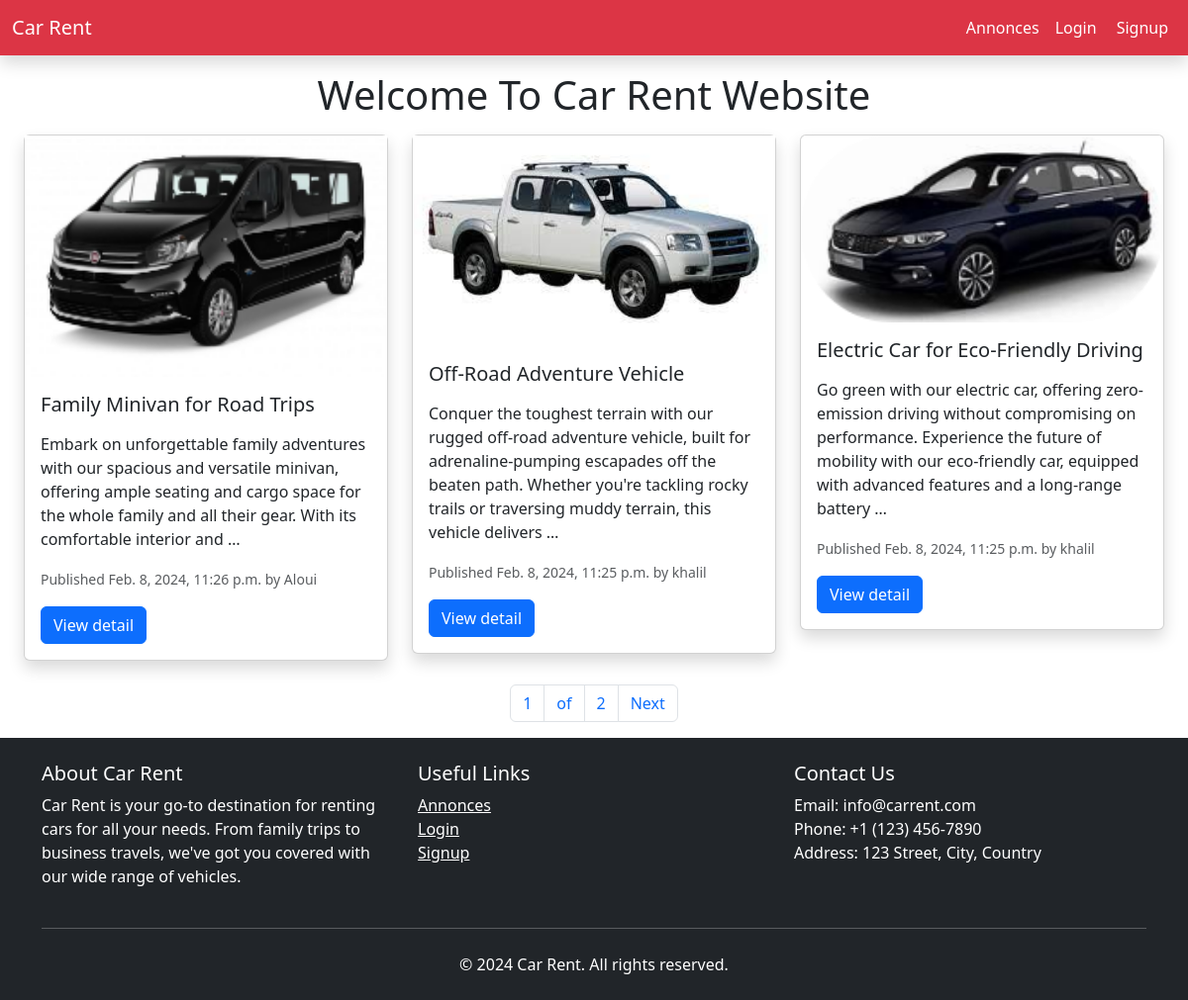
The page / on the database its author committed.
### blog/models.py (models this page shows, shortened)
class Post(models.Model):
    class Status(models.TextChoices):
        DRAFT = 'DF','Draft'
        PUBLISHED = 'PB','Published'
    title = models.CharField(max_length=250)
    slug = models.SlugField(max_length=250,unique_for_date='publish')
    body = models.TextField()
    picture = models.ImageField(upload_to='pictures/%Y/%m/%d',null=True,blank=True)
    publish = models.DateTimeField(default=timezone.now)
    created = models.DateTimeField(auto_now_add=True)
    updated = models.DateTimeField(auto_now=True)
    status = models.CharField(max_length=2,choices=Status.choices,default=Status.DRAFT)
    author = models.ForeignKey(User,on_delete = models.CASCADE,
                               related_name='blog_posts')
    objects = models.Manager()
    published = PublishedManager()
    class Meta:
        ordering = ['-publish']
        indexes = [
            models.Index(fields=['-publish']),
        ]
    def get_absolute_url(self):
       return reverse('blog:post_detail',
                      args=[self.publish.year,
                            self.publish.month,
                        self.publish.day,
                            self.slug])

### accounts/models.py (models this page shows)
class User(AbstractUser):
    ROLES=(
        ('user','user'),
        ('moderator','moderator'),
        ('admin','admin')
    )
    email=models.EmailField(unique=True)
    role=models.CharField(max_length=30,choices=ROLES,default='user')
    description=models.TextField(blank=True,default='')

### blog/views.py (the view)
# urls.py: path('',views.post_list, name='list'),
def post_list(request):
    post_list=Post.published.all()
    paginator = Paginator(post_list,3)
    page_number = request.GET.get('page',1)
    try:
        posts=paginator.page(page_number)
    except PageNotAnInteger:
        posts = paginator.page(1)
    except EmptyPage:
        posts = paginator.page(paginator.num_pages)
    return render (request,'blog/post/list.html',{'posts':posts})

### blog/models.py (called while the page is built)
    def get_queryset(self):
        return super().get_queryset()\
                      .filter(status=Post.Status.PUBLISHED)

### blog/templates/blog/post/list.html (shortened to what this page needs)
{% extends "blog/base.html" %}
{% block content %}
<div class="container-fluid">
    <h1 class="text-center mt-3 mb-3">Welcome To Car Rent Website</h1>
    <div class="row">
        {% for post in posts %}
        <div class="col-lg-4">
            <div class="card shadow">
                {% if post.picture %}
                <img src="{{ post.picture.url }}" alt="Post Image"/>
                {% endif %}
                <div class="card-body">
                    <h5 class="card-title">{{ post.title }}</h5>
                    <p class="card-text">{{ post.body|truncatewords:30|linebreaks }}</p>
                    <p class="card-text"><small class="text-body-secondary">Published {{ post.publish }} by {{ post.author }}</small></p>
                    <a href="{{ post.get_absolute_url }}" class="btn btn-primary">View detail</a>
                </div>
            </div>
        </div>
        {% endfor %}
    </div>
</div>
{% include "pagination.html" with page=posts%}
{% endblock %}

### blog/templates/blog/base.html (shortened to what this page needs)
<!doctype html>
<html lang="en">
  <head>
    <link href="https://cdn.jsdelivr.net/npm/bootstrap@5.3.2/dist/css/bootstrap.min.css" rel="stylesheet">
  </head>
  <body class="d-flex flex-column min-vh-100">
    <nav class="navbar navbar-expand-lg bg-danger  shadow" >
      <div class="container-fluid">
        <a class="navbar-brand text-white" href="{% url 'blog:list' %}">Car Rent</a>
        <div class="collapse navbar-collapse justify-content-end" id="navbarNav">
          <ul class="navbar-nav">
            <li class="nav-item">
              <a class="nav-link text-white" href="{% url 'blog:list' %}">Annonces</a>
           </li>
            <li class="nav-item me-1">
              <a class="nav-link text-white" href="{% url 'login' %}">Login</a>
            </li>
            <li class="nav-item">
              <a class="nav-link text-white" href="{% url 'accounts:signup' %}">Signup</a>
            </li>
          </ul>
        </div>
      </div>
    </nav>
    <div class="container-fluid flex-grow-1">
    {% block content %}{% endblock %}
    </div>
    <footer class="bg-dark text-white py-4">
      <div class="container">
          <div class="row">
              <div class="col-lg-4 mb-3 mb-lg-0">
                  <h5>About Car Rent</h5>
                  <p>Car Rent is your go-to destination for renting cars for all your needs. From family trips to business travels, we've got you covered with our wide range of vehicles.</p>
              </div>
              <div class="col-lg-4 mb-3 mb-lg-0">
                  <h5>Useful Links</h5>
                  <ul class="list-unstyled">
                      <li><a href="{% url 'blog:list' %}" class="text-white">Annonces</a></li>
                      <li><a href="{% url 'login' %}" class="text-white">Login</a></li>
                      <li><a href="{% url 'accounts:signup' %}" class="text-white">Signup</a></li>
                  </ul>
              </div>
              <div class="col-lg-4">
                  <h5>Contact Us</h5>
                  <ul class="list-unstyled">
                      <li>Email: info@carrent.com</li>
                      <li>Phone: +1 (123) 456-7890</li>
                      <li>Address: 123 Street, City, Country</li>
                  </ul>
              </div>
          </div>
          <hr class="my-4">
          <p class="text-center mb-0">&copy; 2024 Car Rent. All rights reserved.</p>
      </div>
  </footer>
  </body>
</html>

### blog/templates/pagination.html (shortened to what this page needs)
<nav aria-label="Page navigation example">
    <ul class="pagination justify-content-center mt-4">
      <li class="page-item"><a class="page-link" href="#">{{ page.number }}</a></li>
      <li class="page-item"><a class="page-link" href="#">of</a></li>
      <li class="page-item"><a class="page-link" href="#">{{ page.paginator.num_pages }}</a></li>
      {% if page.has_next %}
      <li class="page-item"><a class="page-link" href="?page={{ page.next_page_number }}">Next</a></li>
      {% endif %}
    </ul>
  </nav>

### rows shown on the page
Post: picture (picture), title "Family Minivan for Road Trips", body "Embark on unforgettable family adventures with our spacious and versatile minivan, offering ample seating and cargo space for the whole family and all their gear. With its comfortable interior and …", publish "Feb. 8, 2024, 11:26 p.m.", author "Aloui"
Post: picture (picture), title "Off-Road Adventure Vehicle", body "Conquer the toughest terrain with our rugged off-road adventure vehicle, built for adrenaline-pumping escapades off the beaten path. Whether you're tackling rocky trails or traversing muddy terrain, this vehicle delivers …", publish "Feb. 8, 2024, 11:25 p.m.", author "khalil"
Post: picture (picture), title "Electric Car for Eco-Friendly Driving", body "Go green with our electric car, offering zero-emission driving without compromising on performance. Experience the future of mobility with our eco-friendly car, equipped with advanced features and a long-range battery …", publish "Feb. 8, 2024, 11:25 p.m.", author "khalil"

### other values the page prints
{{ page.number }} "1"
{{ page.paginator.num_pages }} "2"
